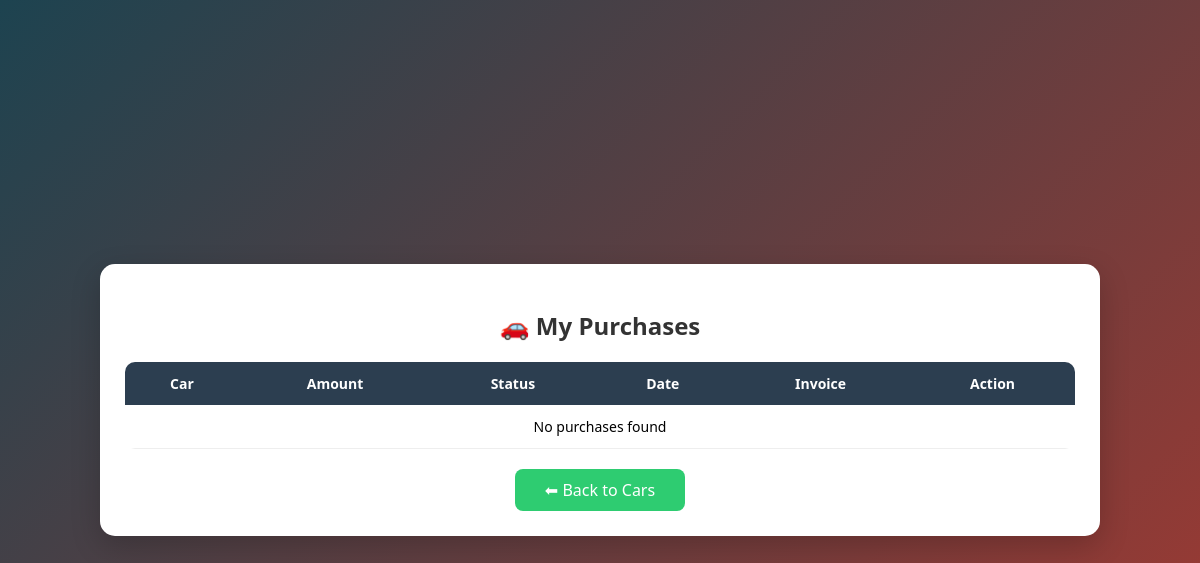
The app's page /core/purchase_history/ (signed in), older data.
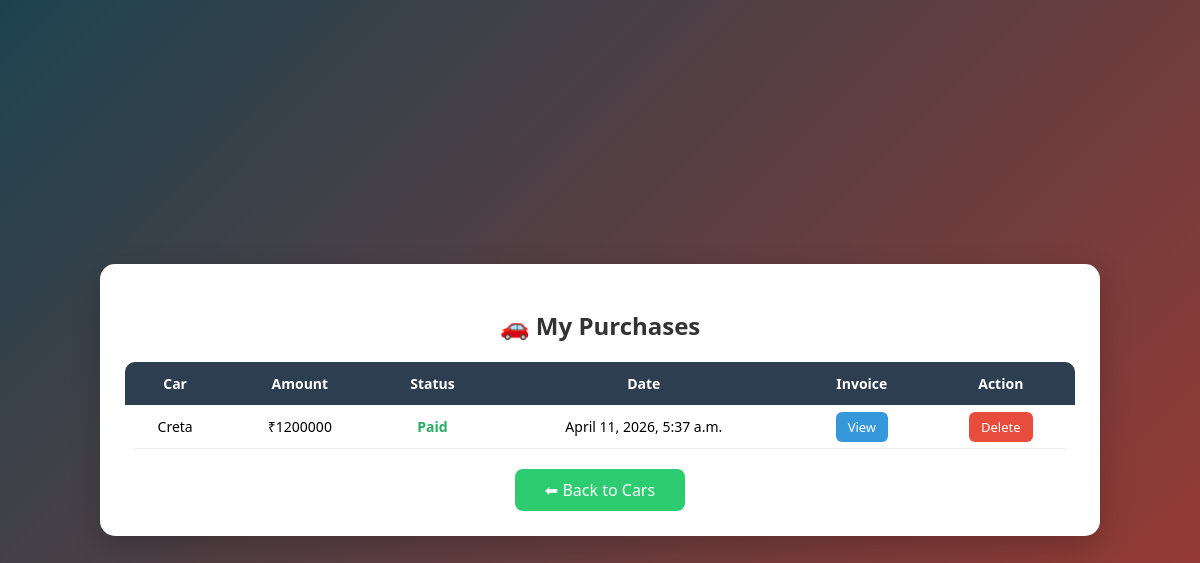
The same page, newer data.
### core/models.py (models this page shows, shortened)
class Purchase(models.Model):
    user = models.ForeignKey(User, on_delete=models.CASCADE,null=True)
    car = models.ForeignKey('Car', on_delete=models.CASCADE,null=True)
    amount = models.IntegerField(null=True,blank=True)
    payment_id = models.CharField(max_length=200,null=True)
    status = models.CharField(max_length=50,null=True)
    date = models.DateTimeField(auto_now_add=True,null=True)
    is_insurance = models.BooleanField(default=False,null=True)
    insurance_plan = models.CharField(max_length=50, null=True, blank=True)
    created_at = models.DateTimeField(auto_now_add=True,null=True)
    expiry_date = models.DateField(null=True, blank=True)
    is_expired = models.BooleanField(default=False,null=True)

class Car(models.Model):
    FUEL_CHOICES = [
        ('petrol', 'Petrol'),
        ('diesel', 'Diesel'),
        ('cng', 'CNG'),
        ('electric', 'Electric'),
    ]
    TRANSMISSION_CHOICES = [
        ('manual', 'Manual'),
        ('automatic', 'Automatic'),
    ]
    MODEL_CHOICES = [
        ('EX', 'EX'),
        ('SX ', 'SX'),
        ('SX(O)', 'SX(O)'),
        ('S', 'S'),
    ]
    name = models.CharField(max_length=100)
    brand = models.CharField(max_length=100)
    model= models.CharField(max_length=100,null=True,choices=MODEL_CHOICES)
    fuel_type = models.CharField(max_length=20,null=True,choices=FUEL_CHOICES)
    price = models.IntegerField()
    mileage = models.FloatField(null=True)
    seats = models.IntegerField(null=True, blank=True)
    features = models.TextField(null=True, blank=True)
    year =models.IntegerField(null=True)
    transmission = models.CharField(max_length=20,null=True,choices=TRANSMISSION_CHOICES)
    description = models.TextField(null=True)
    image = models.ImageField(upload_to='cars/')

### core/views.py (the view)
# urls.py: path('purchase_history/',views.purchase_history,name='purchase_history'),
def purchase_history(request):
    purchases = Purchase.objects.filter(user=request.user)
    return render(request, 'purchase_history.html', {
        'purchases': purchases,
    })

### templates/purchase_history.html (shortened to what this page needs)
<!DOCTYPE html>
<html>
<head>
</head>
<body>
<div class="container">
<h2>🚗 My Purchases</h2>
<table>
<tr>
<th>Car</th>
<th>Amount</th>
<th>Status</th>
<th>Date</th>
<th>Invoice</th>
<th>Action</th>
</tr>
{% for purchase in purchases %}
<tr>
<td>{{purchase.car.name}}</td>
<td>₹{{purchase.amount}}</td>
<td class="success">{{purchase.status}}</td>
<td>{{purchase.date}}</td>
<td>
<a href="{% url 'view_invoice' purchase.id %}" class="view-btn">
View
</a>
</td>
<td>
<a href="{% url 'delete_purchase' purchase.id %}"
   class="delete-btn"
   onclick="return confirm('Are you sure to delete this purchase?')">
Delete
</a>
</td>
</tr>
{% empty %}
<tr>
<td colspan="6">No purchases found</td>
</tr>
{% endfor %}
</table>
<a href="/core/cars/" class="back-btn">⬅ Back to Cars</a>
</div>
</body>
</html>

Row changes from the older to the newer data that the page shows:
added Purchase: car.name "Creta", amount "1200000", status "Paid", date "April 11, 2026, 5:37 a.m."
Text that changed along with them:
text no longer shown: "No purchases found"
